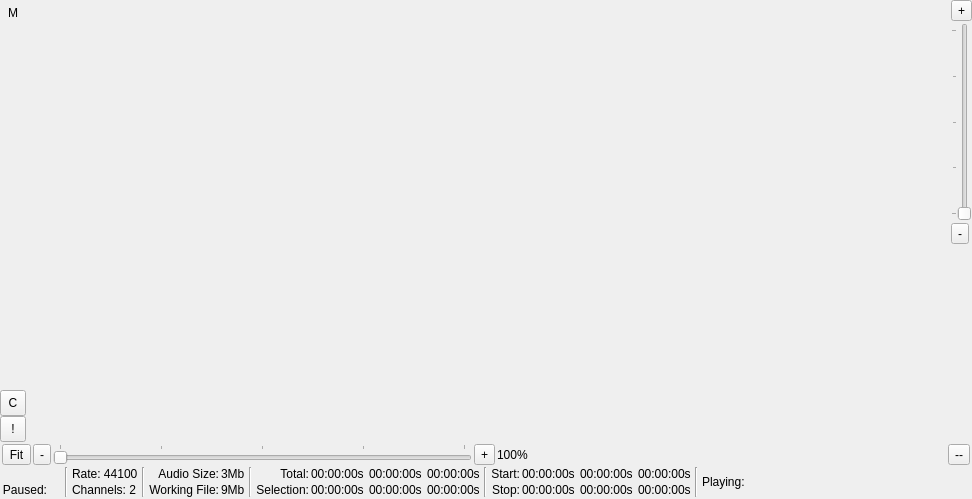
<ui version="4.0" >
 <class>CSoundWindow</class>
 <widget class="QWidget" name="CSoundWindow" >
  <property name="geometry" >
   <rect>
    <x>0</x>
    <y>0</y>
    <width>972</width>
    <height>499</height>
   </rect>
  </property>
  <property name="sizePolicy" >
   <sizepolicy vsizetype="Preferred" hsizetype="Preferred" >
    <horstretch>0</horstretch>
    <verstretch>0</verstretch>
   </sizepolicy>
  </property>
  <property name="windowTitle" >
   <string>Form</string>
  </property>
  <layout class="QVBoxLayout" >
   <property name="spacing" >
    <number>0</number>
   </property>
   <property name="leftMargin" >
    <number>0</number>
   </property>
   <property name="topMargin" >
    <number>0</number>
   </property>
   <property name="rightMargin" >
    <number>0</number>
   </property>
   <property name="bottomMargin" >
    <number>0</number>
   </property>
   <item>
    <layout class="QHBoxLayout" >
     <property name="spacing" >
      <number>0</number>
     </property>
     <property name="leftMargin" >
      <number>0</number>
     </property>
     <property name="topMargin" >
      <number>0</number>
     </property>
     <property name="rightMargin" >
      <number>0</number>
     </property>
     <property name="bottomMargin" >
      <number>0</number>
     </property>
     <item>
      <widget class="QFrame" name="leftFrame" >
       <property name="frameShape" >
        <enum>QFrame::NoFrame</enum>
       </property>
       <property name="frameShadow" >
        <enum>QFrame::Raised</enum>
       </property>
       <layout class="QVBoxLayout" >
        <property name="spacing" >
         <number>0</number>
        </property>
        <property name="leftMargin" >
         <number>0</number>
        </property>
        <property name="topMargin" >
         <number>0</number>
        </property>
        <property name="rightMargin" >
         <number>0</number>
        </property>
        <property name="bottomMargin" >
         <number>0</number>
        </property>
        <item>
         <widget class="QLabel" name="muteButtonsLabel" >
          <property name="sizePolicy" >
           <sizepolicy vsizetype="Fixed" hsizetype="Fixed" >
            <horstretch>0</horstretch>
            <verstretch>0</verstretch>
           </sizepolicy>
          </property>
          <property name="minimumSize" >
           <size>
            <width>26</width>
            <height>26</height>
           </size>
          </property>
          <property name="maximumSize" >
           <size>
            <width>26</width>
            <height>26</height>
           </size>
          </property>
          <property name="text" >
           <string>M</string>
          </property>
          <property name="alignment" >
           <set>Qt::AlignCenter</set>
          </property>
         </widget>
        </item>
        <item>
         <widget class="QFrame" name="muteButtonFrame" >
          <property name="sizePolicy" >
           <sizepolicy vsizetype="Expanding" hsizetype="Preferred" >
            <horstretch>0</horstretch>
            <verstretch>0</verstretch>
           </sizepolicy>
          </property>
          <property name="frameShape" >
           <enum>QFrame::NoFrame</enum>
          </property>
          <property name="frameShadow" >
           <enum>QFrame::Raised</enum>
          </property>
          <layout class="QVBoxLayout" >
           <property name="spacing" >
            <number>6</number>
           </property>
           <property name="leftMargin" >
            <number>9</number>
           </property>
           <property name="topMargin" >
            <number>9</number>
           </property>
           <property name="rightMargin" >
            <number>9</number>
           </property>
           <property name="bottomMargin" >
            <number>9</number>
           </property>
          </layout>
         </widget>
        </item>
        <item>
         <widget class="QToolButton" name="clearMutesButton" >
          <property name="sizePolicy" >
           <sizepolicy vsizetype="Fixed" hsizetype="Fixed" >
            <horstretch>0</horstretch>
            <verstretch>0</verstretch>
           </sizepolicy>
          </property>
          <property name="minimumSize" >
           <size>
            <width>26</width>
            <height>26</height>
           </size>
          </property>
          <property name="maximumSize" >
           <size>
            <width>26</width>
            <height>26</height>
           </size>
          </property>
          <property name="text" >
           <string>C</string>
          </property>
         </widget>
        </item>
        <item>
         <widget class="QToolButton" name="invertMutesButton" >
          <property name="sizePolicy" >
           <sizepolicy vsizetype="Fixed" hsizetype="Fixed" >
            <horstretch>0</horstretch>
            <verstretch>0</verstretch>
           </sizepolicy>
          </property>
          <property name="minimumSize" >
           <size>
            <width>26</width>
            <height>26</height>
           </size>
          </property>
          <property name="maximumSize" >
           <size>
            <width>26</width>
            <height>26</height>
           </size>
          </property>
          <property name="text" >
           <string>!</string>
          </property>
         </widget>
        </item>
       </layout>
      </widget>
     </item>
     <item>
      <widget class="QFrame" name="contentsFrame" >
       <property name="sizePolicy" >
        <sizepolicy vsizetype="Expanding" hsizetype="Expanding" >
         <horstretch>0</horstretch>
         <verstretch>0</verstretch>
        </sizepolicy>
       </property>
       <property name="frameShape" >
        <enum>QFrame::NoFrame</enum>
       </property>
       <property name="frameShadow" >
        <enum>QFrame::Raised</enum>
       </property>
      </widget>
     </item>
     <item>
      <widget class="QFrame" name="frame_3" >
       <property name="frameShape" >
        <enum>QFrame::NoFrame</enum>
       </property>
       <property name="frameShadow" >
        <enum>QFrame::Raised</enum>
       </property>
       <layout class="QVBoxLayout" >
        <property name="spacing" >
         <number>2</number>
        </property>
        <property name="leftMargin" >
         <number>0</number>
        </property>
        <property name="topMargin" >
         <number>0</number>
        </property>
        <property name="rightMargin" >
         <number>0</number>
        </property>
        <property name="bottomMargin" >
         <number>0</number>
        </property>
        <item>
         <widget class="QToolButton" name="vZoomInFullButton" >
          <property name="text" >
           <string>+</string>
          </property>
         </widget>
        </item>
        <item>
         <widget class="QSlider" name="vertZoomSlider" >
          <property name="minimum" >
           <number>0</number>
          </property>
          <property name="maximum" >
           <number>100</number>
          </property>
          <property name="value" >
           <number>0</number>
          </property>
          <property name="sliderPosition" >
           <number>0</number>
          </property>
          <property name="orientation" >
           <enum>Qt::Vertical</enum>
          </property>
          <property name="tickPosition" >
           <enum>QSlider::TicksAbove</enum>
          </property>
          <property name="tickInterval" >
           <number>25</number>
          </property>
         </widget>
        </item>
        <item>
         <widget class="QToolButton" name="vZoomOutFullButton" >
          <property name="text" >
           <string>-</string>
          </property>
         </widget>
        </item>
        <item>
         <spacer>
          <property name="orientation" >
           <enum>Qt::Vertical</enum>
          </property>
          <property name="sizeHint" >
           <size>
            <width>20</width>
            <height>40</height>
           </size>
          </property>
         </spacer>
        </item>
       </layout>
      </widget>
     </item>
    </layout>
   </item>
   <item>
    <widget class="QFrame" name="frame" >
     <property name="frameShadow" >
      <enum>QFrame::Raised</enum>
     </property>
     <layout class="QVBoxLayout" >
      <property name="spacing" >
       <number>2</number>
      </property>
      <property name="leftMargin" >
       <number>2</number>
      </property>
      <property name="topMargin" >
       <number>2</number>
      </property>
      <property name="rightMargin" >
       <number>2</number>
      </property>
      <property name="bottomMargin" >
       <number>2</number>
      </property>
      <item>
       <widget class="QFrame" name="frame_6" >
        <property name="frameShape" >
         <enum>QFrame::NoFrame</enum>
        </property>
        <property name="frameShadow" >
         <enum>QFrame::Raised</enum>
        </property>
        <layout class="QHBoxLayout" >
         <property name="spacing" >
          <number>2</number>
         </property>
         <property name="leftMargin" >
          <number>0</number>
         </property>
         <property name="topMargin" >
          <number>0</number>
         </property>
         <property name="rightMargin" >
          <number>0</number>
         </property>
         <property name="bottomMargin" >
          <number>0</number>
         </property>
         <item>
          <widget class="QToolButton" name="hZoomFitButton" >
           <property name="text" >
            <string>Fit</string>
           </property>
          </widget>
         </item>
         <item>
          <widget class="QToolButton" name="hZoomOutFullButton" >
           <property name="text" >
            <string>-</string>
           </property>
          </widget>
         </item>
         <item>
          <widget class="QSlider" name="horzZoomSlider" >
           <property name="maximum" >
            <number>100</number>
           </property>
           <property name="sliderPosition" >
            <number>0</number>
           </property>
           <property name="orientation" >
            <enum>Qt::Horizontal</enum>
           </property>
           <property name="invertedAppearance" >
            <bool>false</bool>
           </property>
           <property name="invertedControls" >
            <bool>false</bool>
           </property>
           <property name="tickPosition" >
            <enum>QSlider::TicksAbove</enum>
           </property>
           <property name="tickInterval" >
            <number>25</number>
           </property>
          </widget>
         </item>
         <item>
          <widget class="QToolButton" name="hZoomInFullButton" >
           <property name="text" >
            <string>+</string>
           </property>
          </widget>
         </item>
         <item>
          <widget class="QLabel" name="horzZoomValueLabel" >
           <property name="text" >
            <string>100%</string>
           </property>
          </widget>
         </item>
         <item>
          <spacer>
           <property name="orientation" >
            <enum>Qt::Horizontal</enum>
           </property>
           <property name="sizeHint" >
            <size>
             <width>40</width>
             <height>20</height>
            </size>
           </property>
          </spacer>
         </item>
         <item>
          <widget class="QToolButton" name="zoomOutFullButton" >
           <property name="text" >
            <string>--</string>
           </property>
          </widget>
         </item>
        </layout>
       </widget>
      </item>
      <item>
       <widget class="QFrame" name="infoFrame" >
        <property name="contextMenuPolicy" >
         <enum>Qt::CustomContextMenu</enum>
        </property>
        <property name="frameShape" >
         <enum>QFrame::NoFrame</enum>
        </property>
        <property name="frameShadow" >
         <enum>QFrame::Raised</enum>
        </property>
        <property name="lineWidth" >
         <number>0</number>
        </property>
        <layout class="QHBoxLayout" >
         <property name="spacing" >
          <number>4</number>
         </property>
         <property name="leftMargin" >
          <number>0</number>
         </property>
         <property name="topMargin" >
          <number>0</number>
         </property>
         <property name="rightMargin" >
          <number>0</number>
         </property>
         <property name="bottomMargin" >
          <number>0</number>
         </property>
         <item>
          <widget class="QFrame" name="playStatusFrame" >
           <property name="frameShape" >
            <enum>QFrame::NoFrame</enum>
           </property>
           <property name="frameShadow" >
            <enum>QFrame::Raised</enum>
           </property>
           <property name="lineWidth" >
            <number>1</number>
           </property>
           <layout class="QGridLayout" >
            <property name="leftMargin" >
             <number>0</number>
            </property>
            <property name="topMargin" >
             <number>0</number>
            </property>
            <property name="rightMargin" >
             <number>0</number>
            </property>
            <property name="bottomMargin" >
             <number>0</number>
            </property>
            <property name="horizontalSpacing" >
             <number>2</number>
            </property>
            <property name="verticalSpacing" >
             <number>2</number>
            </property>
            <item row="1" column="0" >
             <widget class="QLabel" name="label_4" >
              <property name="text" >
               <string/>
              </property>
              <property name="pixmap" >
               <pixmap/>
              </property>
              <property name="alignment" >
               <set>Qt::AlignRight|Qt::AlignTrailing|Qt::AlignVCenter</set>
              </property>
             </widget>
            </item>
            <item row="2" column="0" >
             <widget class="QLabel" name="label_3" >
              <property name="text" >
               <string>Paused:</string>
              </property>
              <property name="alignment" >
               <set>Qt::AlignRight|Qt::AlignTrailing|Qt::AlignVCenter</set>
              </property>
             </widget>
            </item>
            <item row="1" column="2" >
             <widget class="QStackedWidget" name="playingLED" >
              <property name="sizePolicy" >
               <sizepolicy vsizetype="Fixed" hsizetype="Fixed" >
                <horstretch>0</horstretch>
                <verstretch>0</verstretch>
               </sizepolicy>
              </property>
              <property name="minimumSize" >
               <size>
                <width>12</width>
                <height>12</height>
               </size>
              </property>
              <property name="maximumSize" >
               <size>
                <width>12</width>
                <height>12</height>
               </size>
              </property>
              <property name="currentIndex" >
               <number>0</number>
              </property>
              <widget class="QWidget" name="page_3" >
               <layout class="QHBoxLayout" >
                <property name="spacing" >
                 <number>0</number>
                </property>
                <property name="leftMargin" >
                 <number>0</number>
                </property>
                <property name="topMargin" >
                 <number>0</number>
                </property>
                <property name="rightMargin" >
                 <number>0</number>
                </property>
                <property name="bottomMargin" >
                 <number>0</number>
                </property>
                <item>
                 <widget class="QLabel" name="label" >
                  <property name="text" >
                   <string/>
                  </property>
                  <property name="pixmap" >
                   <pixmap>../images/OffLED1.png</pixmap>
                  </property>
                 </widget>
                </item>
               </layout>
              </widget>
              <widget class="QWidget" name="page_4" >
               <layout class="QHBoxLayout" >
                <property name="spacing" >
                 <number>0</number>
                </property>
                <property name="leftMargin" >
                 <number>0</number>
                </property>
                <property name="topMargin" >
                 <number>0</number>
                </property>
                <property name="rightMargin" >
                 <number>0</number>
                </property>
                <property name="bottomMargin" >
                 <number>0</number>
                </property>
                <item>
                 <widget class="QLabel" name="label_11" >
                  <property name="text" >
                   <string/>
                  </property>
                  <property name="pixmap" >
                   <pixmap>../images/GreenLED1.png</pixmap>
                  </property>
                 </widget>
                </item>
               </layout>
              </widget>
             </widget>
            </item>
            <item row="2" column="2" >
             <widget class="QStackedWidget" name="pausedLED" >
              <property name="sizePolicy" >
               <sizepolicy vsizetype="Fixed" hsizetype="Fixed" >
                <horstretch>0</horstretch>
                <verstretch>0</verstretch>
               </sizepolicy>
              </property>
              <property name="minimumSize" >
               <size>
                <width>12</width>
                <height>12</height>
               </size>
              </property>
              <property name="maximumSize" >
               <size>
                <width>12</width>
                <height>12</height>
               </size>
              </property>
              <property name="currentIndex" >
               <number>0</number>
              </property>
              <widget class="QWidget" name="page_7" >
               <layout class="QHBoxLayout" >
                <property name="spacing" >
                 <number>0</number>
                </property>
                <property name="leftMargin" >
                 <number>0</number>
                </property>
                <property name="topMargin" >
                 <number>0</number>
                </property>
                <property name="rightMargin" >
                 <number>0</number>
                </property>
                <property name="bottomMargin" >
                 <number>0</number>
                </property>
                <item>
                 <widget class="QLabel" name="label_8" >
                  <property name="text" >
                   <string/>
                  </property>
                  <property name="pixmap" >
                   <pixmap>../images/OffLED1.png</pixmap>
                  </property>
                 </widget>
                </item>
               </layout>
              </widget>
              <widget class="QWidget" name="page_8" >
               <layout class="QHBoxLayout" >
                <property name="spacing" >
                 <number>0</number>
                </property>
                <property name="leftMargin" >
                 <number>0</number>
                </property>
                <property name="topMargin" >
                 <number>0</number>
                </property>
                <property name="rightMargin" >
                 <number>0</number>
                </property>
                <property name="bottomMargin" >
                 <number>0</number>
                </property>
                <item>
                 <widget class="QLabel" name="label_12" >
                  <property name="text" >
                   <string/>
                  </property>
                  <property name="pixmap" >
                   <pixmap>../images/YellowLED1.png</pixmap>
                  </property>
                 </widget>
                </item>
               </layout>
              </widget>
             </widget>
            </item>
           </layout>
          </widget>
         </item>
         <item>
          <widget class="Line" name="line" >
           <property name="orientation" >
            <enum>Qt::Vertical</enum>
           </property>
          </widget>
         </item>
         <item>
          <widget class="QFrame" name="audioFormatFrame" >
           <property name="frameShape" >
            <enum>QFrame::NoFrame</enum>
           </property>
           <property name="frameShadow" >
            <enum>QFrame::Raised</enum>
           </property>
           <layout class="QVBoxLayout" >
            <property name="spacing" >
             <number>2</number>
            </property>
            <property name="leftMargin" >
             <number>0</number>
            </property>
            <property name="topMargin" >
             <number>0</number>
            </property>
            <property name="rightMargin" >
             <number>0</number>
            </property>
            <property name="bottomMargin" >
             <number>0</number>
            </property>
            <item>
             <widget class="QLabel" name="sampleRateLabel" >
              <property name="text" >
               <string>Rate: 44100</string>
              </property>
             </widget>
            </item>
            <item>
             <widget class="QLabel" name="channelCountLabel" >
              <property name="text" >
               <string>Channels: 2</string>
              </property>
             </widget>
            </item>
           </layout>
          </widget>
         </item>
         <item>
          <widget class="Line" name="line_2" >
           <property name="orientation" >
            <enum>Qt::Vertical</enum>
           </property>
          </widget>
         </item>
         <item>
          <widget class="QFrame" name="audioSizeFrame" >
           <property name="frameShape" >
            <enum>QFrame::NoFrame</enum>
           </property>
           <property name="frameShadow" >
            <enum>QFrame::Raised</enum>
           </property>
           <layout class="QGridLayout" >
            <property name="leftMargin" >
             <number>0</number>
            </property>
            <property name="topMargin" >
             <number>0</number>
            </property>
            <property name="rightMargin" >
             <number>0</number>
            </property>
            <property name="bottomMargin" >
             <number>0</number>
            </property>
            <property name="horizontalSpacing" >
             <number>2</number>
            </property>
            <property name="verticalSpacing" >
             <number>2</number>
            </property>
            <item row="0" column="0" >
             <widget class="QLabel" name="label_9" >
              <property name="text" >
               <string>Audio Size:</string>
              </property>
              <property name="alignment" >
               <set>Qt::AlignRight|Qt::AlignTrailing|Qt::AlignVCenter</set>
              </property>
             </widget>
            </item>
            <item row="1" column="0" >
             <widget class="QLabel" name="label_10" >
              <property name="text" >
               <string>Working File:</string>
              </property>
              <property name="alignment" >
               <set>Qt::AlignRight|Qt::AlignTrailing|Qt::AlignVCenter</set>
              </property>
             </widget>
            </item>
            <item row="0" column="1" >
             <widget class="QLabel" name="audioSizeLabel" >
              <property name="text" >
               <string>3Mb</string>
              </property>
             </widget>
            </item>
            <item row="1" column="1" >
             <widget class="QLabel" name="workingFileSizeLabel" >
              <property name="text" >
               <string>9Mb</string>
              </property>
             </widget>
            </item>
           </layout>
          </widget>
         </item>
         <item>
          <widget class="Line" name="line_3" >
           <property name="orientation" >
            <enum>Qt::Vertical</enum>
           </property>
          </widget>
         </item>
         <item>
          <widget class="QFrame" name="audioLengthFrame" >
           <property name="contextMenuPolicy" >
            <enum>Qt::DefaultContextMenu</enum>
           </property>
           <property name="frameShape" >
            <enum>QFrame::NoFrame</enum>
           </property>
           <property name="frameShadow" >
            <enum>QFrame::Raised</enum>
           </property>
           <layout class="QGridLayout" >
            <property name="leftMargin" >
             <number>0</number>
            </property>
            <property name="topMargin" >
             <number>0</number>
            </property>
            <property name="rightMargin" >
             <number>0</number>
            </property>
            <property name="bottomMargin" >
             <number>0</number>
            </property>
            <property name="horizontalSpacing" >
             <number>2</number>
            </property>
            <property name="verticalSpacing" >
             <number>2</number>
            </property>
            <item row="1" column="0" >
             <widget class="QLabel" name="selectionLengthLabel" >
              <property name="text" >
               <string>Selection:</string>
              </property>
              <property name="alignment" >
               <set>Qt::AlignRight|Qt::AlignTrailing|Qt::AlignVCenter</set>
              </property>
             </widget>
            </item>
            <item row="0" column="0" >
             <widget class="QLabel" name="totalLengthLabel" >
              <property name="text" >
               <string>Total:</string>
              </property>
              <property name="alignment" >
               <set>Qt::AlignRight|Qt::AlignTrailing|Qt::AlignVCenter</set>
              </property>
             </widget>
            </item>
            <item row="1" column="1" >
             <widget class="QFrame" name="selectionLengthFrame" >
              <property name="frameShape" >
               <enum>QFrame::NoFrame</enum>
              </property>
              <property name="frameShadow" >
               <enum>QFrame::Raised</enum>
              </property>
              <layout class="QHBoxLayout" >
               <property name="spacing" >
                <number>5</number>
               </property>
               <property name="leftMargin" >
                <number>0</number>
               </property>
               <property name="topMargin" >
                <number>0</number>
               </property>
               <property name="rightMargin" >
                <number>0</number>
               </property>
               <property name="bottomMargin" >
                <number>0</number>
               </property>
               <item>
                <widget class="QLabel" name="selectionLengthLabel_seconds" >
                 <property name="text" >
                  <string>00:00:00s</string>
                 </property>
                </widget>
               </item>
               <item>
                <widget class="QLabel" name="selectionLengthLabel_frames" >
                 <property name="text" >
                  <string>00:00:00s</string>
                 </property>
                </widget>
               </item>
               <item>
                <widget class="QLabel" name="selectionLengthLabel_bytes" >
                 <property name="text" >
                  <string>00:00:00s</string>
                 </property>
                </widget>
               </item>
              </layout>
             </widget>
            </item>
            <item row="0" column="1" >
             <widget class="QFrame" name="totalAudioLengthFrame" >
              <property name="frameShape" >
               <enum>QFrame::NoFrame</enum>
              </property>
              <property name="frameShadow" >
               <enum>QFrame::Raised</enum>
              </property>
              <layout class="QHBoxLayout" >
               <property name="spacing" >
                <number>5</number>
               </property>
               <property name="leftMargin" >
                <number>0</number>
               </property>
               <property name="topMargin" >
                <number>0</number>
               </property>
               <property name="rightMargin" >
                <number>0</number>
               </property>
               <property name="bottomMargin" >
                <number>0</number>
               </property>
               <item>
                <widget class="QLabel" name="totalLengthLabel_seconds" >
                 <property name="text" >
                  <string>00:00:00s</string>
                 </property>
                </widget>
               </item>
               <item>
                <widget class="QLabel" name="totalLengthLabel_frames" >
                 <property name="text" >
                  <string>00:00:00s</string>
                 </property>
                </widget>
               </item>
               <item>
                <widget class="QLabel" name="totalLengthLabel_bytes" >
                 <property name="text" >
                  <string>00:00:00s</string>
                 </property>
                </widget>
               </item>
              </layout>
             </widget>
            </item>
           </layout>
          </widget>
         </item>
         <item>
          <widget class="Line" name="line_4" >
           <property name="orientation" >
            <enum>Qt::Vertical</enum>
           </property>
          </widget>
         </item>
         <item>
          <widget class="QFrame" name="selecftionPositionsFrame" >
           <property name="frameShape" >
            <enum>QFrame::NoFrame</enum>
           </property>
           <property name="frameShadow" >
            <enum>QFrame::Raised</enum>
           </property>
           <layout class="QGridLayout" >
            <property name="leftMargin" >
             <number>0</number>
            </property>
            <property name="topMargin" >
             <number>0</number>
            </property>
            <property name="rightMargin" >
             <number>0</number>
            </property>
            <property name="bottomMargin" >
             <number>0</number>
            </property>
            <property name="horizontalSpacing" >
             <number>2</number>
            </property>
            <property name="verticalSpacing" >
             <number>2</number>
            </property>
            <item row="1" column="0" >
             <widget class="QLabel" name="label_7" >
              <property name="text" >
               <string>Stop:</string>
              </property>
              <property name="alignment" >
               <set>Qt::AlignRight|Qt::AlignTrailing|Qt::AlignVCenter</set>
              </property>
             </widget>
            </item>
            <item row="0" column="0" >
             <widget class="QLabel" name="label_2" >
              <property name="text" >
               <string>Start:</string>
              </property>
              <property name="alignment" >
               <set>Qt::AlignRight|Qt::AlignTrailing|Qt::AlignVCenter</set>
              </property>
             </widget>
            </item>
            <item row="0" column="1" >
             <widget class="QFrame" name="selectStartFrame" >
              <property name="frameShape" >
               <enum>QFrame::NoFrame</enum>
              </property>
              <property name="frameShadow" >
               <enum>QFrame::Raised</enum>
              </property>
              <layout class="QHBoxLayout" >
               <property name="spacing" >
                <number>5</number>
               </property>
               <property name="leftMargin" >
                <number>0</number>
               </property>
               <property name="topMargin" >
                <number>0</number>
               </property>
               <property name="rightMargin" >
                <number>0</number>
               </property>
               <property name="bottomMargin" >
                <number>0</number>
               </property>
               <item>
                <widget class="QLabel" name="selectStartLabel_seconds" >
                 <property name="text" >
                  <string>00:00:00s</string>
                 </property>
                </widget>
               </item>
               <item>
                <widget class="QLabel" name="selectStartLabel_frames" >
                 <property name="text" >
                  <string>00:00:00s</string>
                 </property>
                </widget>
               </item>
               <item>
                <widget class="QLabel" name="selectStartLabel_bytes" >
                 <property name="text" >
                  <string>00:00:00s</string>
                 </property>
                </widget>
               </item>
              </layout>
             </widget>
            </item>
            <item row="1" column="1" >
             <widget class="QFrame" name="selectStopFrame" >
              <property name="frameShape" >
               <enum>QFrame::NoFrame</enum>
              </property>
              <property name="frameShadow" >
               <enum>QFrame::Raised</enum>
              </property>
              <layout class="QHBoxLayout" >
               <property name="spacing" >
                <number>5</number>
               </property>
               <property name="leftMargin" >
                <number>0</number>
               </property>
               <property name="topMargin" >
                <number>0</number>
               </property>
               <property name="rightMargin" >
                <number>0</number>
               </property>
               <property name="bottomMargin" >
                <number>0</number>
               </property>
               <item>
                <widget class="QLabel" name="selectStopLabel_seconds" >
                 <property name="text" >
                  <string>00:00:00s</string>
                 </property>
                </widget>
               </item>
               <item>
                <widget class="QLabel" name="selectStopLabel_frames" >
                 <property name="text" >
                  <string>00:00:00s</string>
                 </property>
                </widget>
               </item>
               <item>
                <widget class="QLabel" name="selectStopLabel_bytes" >
                 <property name="text" >
                  <string>00:00:00s</string>
                 </property>
                </widget>
               </item>
              </layout>
             </widget>
            </item>
           </layout>
          </widget>
         </item>
         <item>
          <widget class="Line" name="line_5" >
           <property name="orientation" >
            <enum>Qt::Vertical</enum>
           </property>
          </widget>
         </item>
         <item>
          <widget class="QFrame" name="frame_4" >
           <property name="frameShape" >
            <enum>QFrame::NoFrame</enum>
           </property>
           <property name="frameShadow" >
            <enum>QFrame::Raised</enum>
           </property>
           <layout class="QGridLayout" >
            <property name="leftMargin" >
             <number>0</number>
            </property>
            <property name="topMargin" >
             <number>0</number>
            </property>
            <property name="rightMargin" >
             <number>0</number>
            </property>
            <property name="bottomMargin" >
             <number>0</number>
            </property>
            <property name="horizontalSpacing" >
             <number>2</number>
            </property>
            <property name="verticalSpacing" >
             <number>2</number>
            </property>
            <item row="0" column="0" >
             <widget class="QLabel" name="playPositionLabel" >
              <property name="text" >
               <string>Playing: </string>
              </property>
             </widget>
            </item>
           </layout>
          </widget>
         </item>
         <item>
          <spacer>
           <property name="orientation" >
            <enum>Qt::Horizontal</enum>
           </property>
           <property name="sizeHint" >
            <size>
             <width>40</width>
             <height>20</height>
            </size>
           </property>
          </spacer>
         </item>
        </layout>
       </widget>
      </item>
     </layout>
    </widget>
   </item>
  </layout>
 </widget>
 <resources/>
 <connections>
  <connection>
   <sender>zoomOutFullButton</sender>
   <signal>clicked()</signal>
   <receiver>hZoomOutFullButton</receiver>
   <slot>click()</slot>
   <hints>
    <hint type="sourcelabel" >
     <x>955</x>
     <y>445</y>
    </hint>
    <hint type="destinationlabel" >
     <x>46</x>
     <y>445</y>
    </hint>
   </hints>
  </connection>
  <connection>
   <sender>zoomOutFullButton</sender>
   <signal>clicked()</signal>
   <receiver>vZoomOutFullButton</receiver>
   <slot>click()</slot>
   <hints>
    <hint type="sourcelabel" >
     <x>955</x>
     <y>445</y>
    </hint>
    <hint type="destinationlabel" >
     <x>954</x>
     <y>229</y>
    </hint>
   </hints>
  </connection>
 </connections>
</ui>
